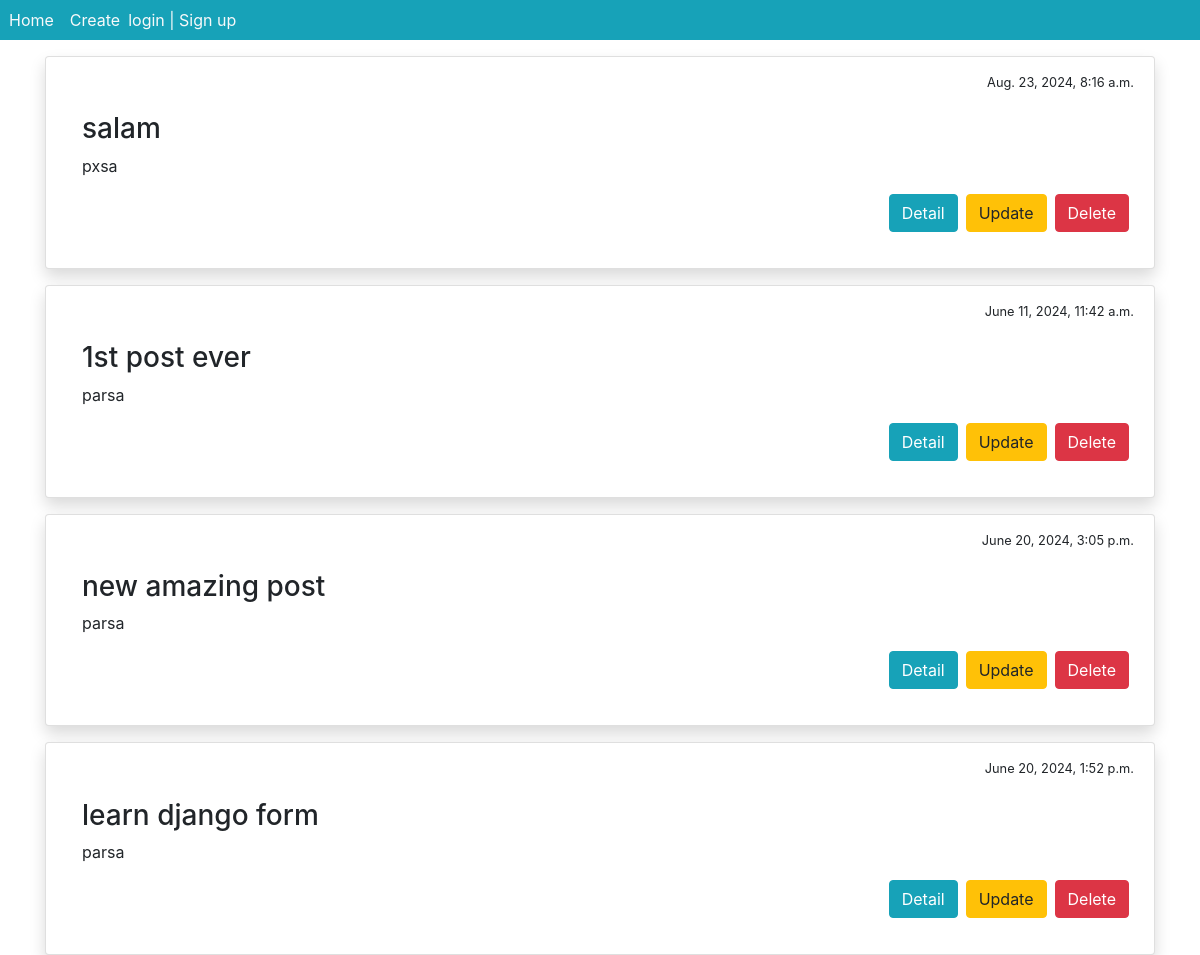
/blog/, run on an earlier commit of the app's database.
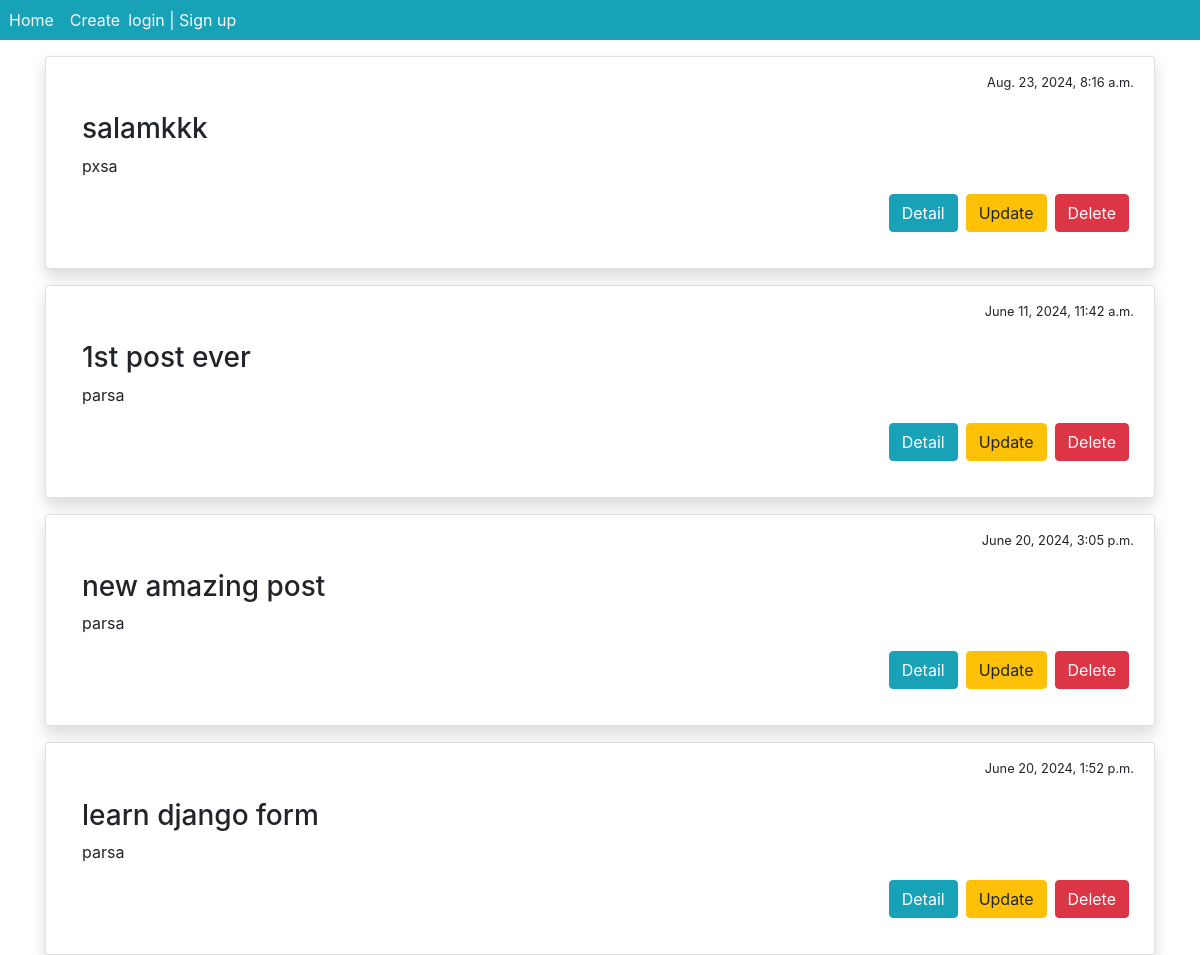
And on a later commit of the database.
### blog/models.py (models this page shows, shortened)
class Post(models.Model):
    STATUS_CHOICES = (
        ('pub', 'Published'),
        ('drf', 'Draft'),
    )
    title = models.CharField(max_length=100)
    text = models.TextField()
    date_created = models.DateTimeField(auto_now_add=True)
    date_modified = models.DateTimeField(auto_now=True)
    status = models.CharField(choices=STATUS_CHOICES, default='drf', max_length=3)
    author = models.ForeignKey('auth.User', on_delete=models.CASCADE, null=True)

### blog/views.py (the view)
# urls.py: path('', views.PostList.as_view(), name='all_posts'),
class PostList(generic.ListView):
    model = Post
    template_name = 'blog/posts.html'
    context_object_name = 'posts'
    def get_queryset(self):
        return Post.objects.filter(status='pub').order_by('-date_modified')

### blog/templates/blog/posts.html (shortened to what this page needs)
{% extends '_base.html'%}
{%block content%}
   {% for post in posts %}
   <div class="card mt-3 p-3 shadow">
      <div class="row justify-content-end mr-1">
         <small>{{ post.date_created }}</small>
      </div>
      <div class="card-body">
          <h3>{{ post.title }}</h3>
          <p> {{ post.author }}</p>
            <div class="row justify-content-end">
               <a class="btn btn-info mx-1" href="{% url 'post_detail' post.id %}">Detail</a>
               <a class="btn btn-warning mx-1" href="{% url 'update_post' post.id %}">Update</a>
               <a class="btn btn-danger mx-1" href="{% url 'remove_post' post.id %}">Delete</a>
            </div>
      </div>
   </div>
   {% endfor %}
{%endblock%}

What changed in the data, as far as the page shows it:
changed Post "pxsa": title "salam" → "salamkkk"
